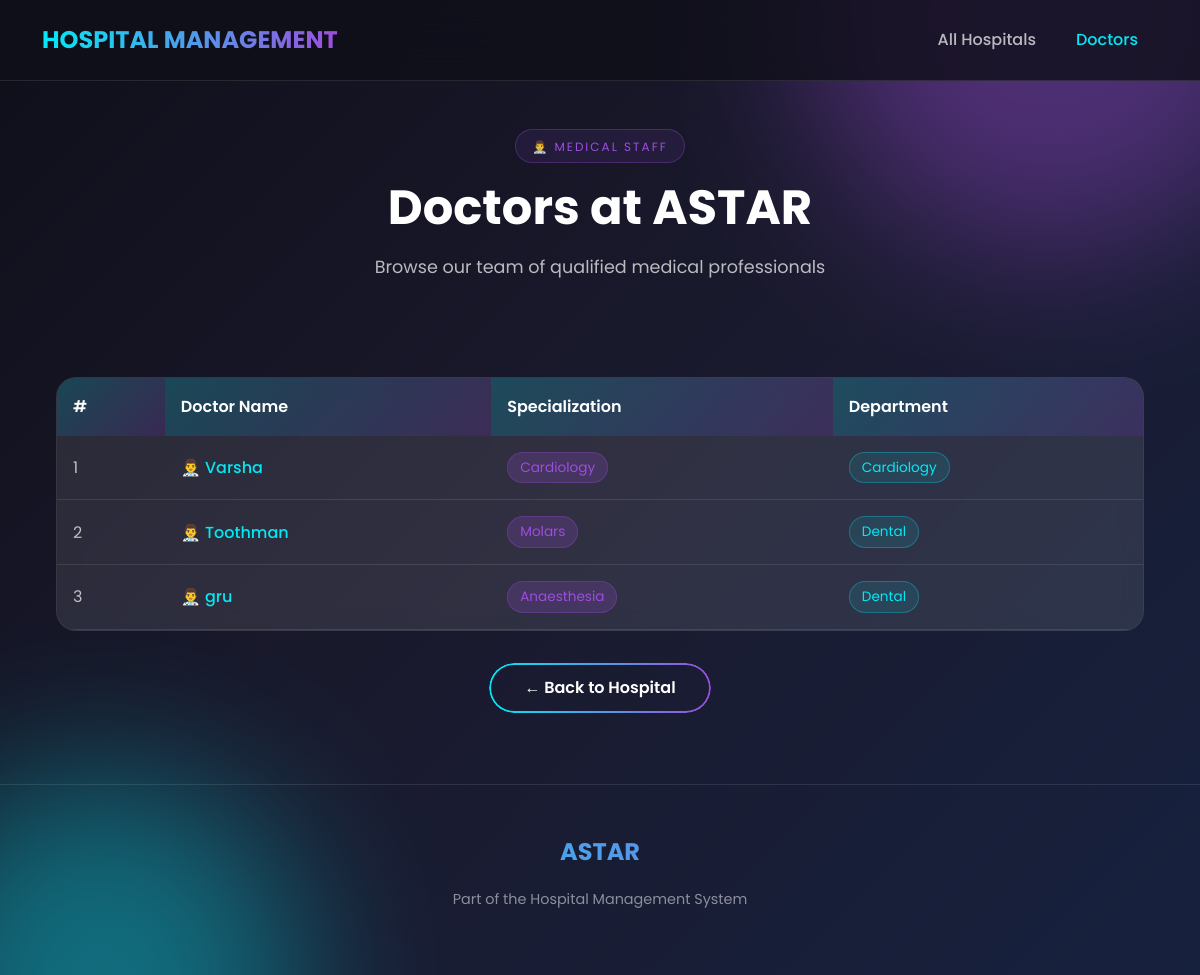
Screenshot of /hospital/1/doctors/ with the database file from the repository.
### hospital/models.py (models this page shows, shortened)
class Hospital(models.Model):
    hname= models.CharField(max_length=100)
    image = models.CharField(max_length=255,null=True, blank=True)
    hcity = models.CharField(max_length=50)

class Doctor(models.Model):
    dname = models.CharField(max_length=50)
    dspecialization = models.CharField(max_length=50)
    Department = models.ForeignKey(Department, on_delete=models.CASCADE)

class Department(models.Model):
    dname = models.CharField(max_length=50)
    d_loc= models.CharField(max_length=50)
    hospital = models.ForeignKey(Hospital, on_delete=models.CASCADE)

### hospital/views.py (the view)
# urls.py: path('hospital/<int:hospital_id>/doctors/', views.doctor_list_view, name='doctor_list'),
def doctor_list_view(request, hospital_id):
    hospital = get_object_or_404(Hospital, id=hospital_id)
    doctors = Doctor.objects.filter(Department__hospital=hospital)
    context={
        'hospital': hospital,
        'doctors': doctors
    }
    return render(request, 'doctor_list.html', context)

### hospital/templates/doctor_list.html (shortened to what this page needs)
{% load static %}
<!DOCTYPE html>
<html lang="en">
<head>
    <link href="https://cdn.jsdelivr.net/npm/bootstrap@5.3.7/dist/css/bootstrap.min.css" rel="stylesheet">
    <link rel="stylesheet" href="{% static 'css/styles.css' %}">
</head>
<body>
    <div class="animated-bg"></div>
    <nav class="navbar navbar-expand-lg navbar-modern">
        <div class="container">
            <a class="navbar-brand" href="{% url 'hospital:landing' %}">HOSPITAL MANAGEMENT</a>
            <div class="collapse navbar-collapse" id="navbarNav">
                <ul class="navbar-nav ms-auto">
                    <li class="nav-item">
                        <a class="nav-link" href="{% url 'hospital:hospitals' %}">All Hospitals</a>
                    </li>
                    <li class="nav-item">
                        <a class="nav-link active">Doctors</a>
                    </li>
                </ul>
            </div>
        </div>
    </nav>
    <section class="features-section" style="padding: 3rem 2rem 2rem;">
        <div class="section-header">
            <span class="section-tag">👨‍⚕️ Medical Staff</span>
            <h2 class="section-title">Doctors at {{ hospital.hname }}</h2>
            <p class="section-subtitle">Browse our team of qualified medical professionals</p>
        </div>
    </section>
    <section style="padding: 0 2rem 4rem;">
        <div class="container-custom">
            {% if doctors %}
            <div class="glass-card" style="padding: 0; overflow: hidden;">
                <table class="modern-table">
                    <thead>
                        <tr>
                            <th>#</th>
                            <th>Doctor Name</th>
                            <th>Specialization</th>
                            <th>Department</th>
                        </tr>
                    </thead>
                    <tbody>
                        {% for doctor in doctors %}
                        <tr>
                            <td>{{ forloop.counter }}</td>
                            <td>
                                <a href="{% url 'hospital:doctor_profile' doctor.id %}" class="doctor-link">
                                    👨‍⚕️ {{ doctor.dname }}
                                </a>
                            </td>
                            <td><span class="specialization-badge">{{ doctor.dspecialization }}</span></td>
                            <td><span class="department-badge">{{ doctor.Department.dname }}</span></td>
                        </tr>
                        {% endfor %}
                    </tbody>
                </table>
            </div>
            {% endif %}
            <div style="text-align: center; margin-top: 2rem;">
                <a href="{% url 'hospital:hospital_detail' hospital.id %}" class="btn-animated">
                    <span>← Back to Hospital</span>
                </a>
            </div>
        </div>
    </section>
    <footer class="footer-modern">
        <div class="footer-brand">{{ hospital.hname }}</div>
        <p class="footer-text">Part of the Hospital Management System</p>
    </footer>
</body>
</html>

### hospital/static/css/styles.css (style rules this page uses)
:root { --primary-bg: #0f0f1a; --secondary-bg: #1a1a2e; --card-bg: rgba(255, 255, 255, 0.05); --accent-cyan: #03e9f4; --accent-purple: #9d4edd; --accent-pink: #f72585; --accent-orange: #ff6b35; --text-primary: #ffffff; --text-secondary: rgba(255, 255, 255, 0.7); --text-muted: rgba(255, 255, 255, 0.5); --border-color: rgba(255, 255, 255, 0.1); --gradient-1: linear-gradient(135deg, #667eea 0%, #764ba2 100%); --gradient-2: linear-gradient(135deg, #f093fb 0%, #f5576c 100%); --gradient-3: linear-gradient(135deg, #4facfe 0%, #00f2fe 100%); }
* { margin: 0; padding: 0; box-sizing: border-box; }
html { scroll-behavior: smooth; }
body { font-family: 'Poppins', sans-serif; background: var(--primary-bg); color: var(--text-primary); min-height: 100vh; overflow-x: hidden; line-height: 1.6; }
.animated-bg { position: fixed; top: 0; left: 0; width: 100%; height: 100%; z-index: -1; background: linear-gradient(135deg, #0f0f1a 0%, #1a1a2e 50%, #16213e 100%); overflow: hidden; }
.animated-bg::before, .animated-bg::after { content: ''; position: absolute; border-radius: 50%; filter: blur(80px); opacity: 0.4; animation: float 15s infinite ease-in-out; }
.animated-bg::before { width: 500px; height: 500px; background: var(--accent-purple); top: -250px; right: -100px; }
.animated-bg::after { width: 400px; height: 400px; background: var(--accent-cyan); bottom: -200px; left: -100px; animation-delay: -7s; }
.navbar-modern { background: rgba(15, 15, 26, 0.8) !important; backdrop-filter: blur(20px); -webkit-backdrop-filter: blur(20px); border-bottom: 1px solid var(--border-color); padding: 1rem 0; position: sticky; top: 0; z-index: 1000; }
.navbar-modern .navbar-brand { font-weight: 700; font-size: 1.5rem; background: linear-gradient(90deg, var(--accent-cyan), var(--accent-purple)); -webkit-background-clip: text; -webkit-text-fill-color: transparent; background-clip: text; }
.navbar-modern .nav-link { color: var(--text-secondary) !important; font-weight: 500; padding: 0.5rem 1rem !important; margin: 0 0.25rem; border-radius: 8px; transition: all 0.3s ease; }
.navbar-modern .nav-link.active { color: var(--accent-cyan) !important; }
.btn-animated { position: relative; padding: 12px 35px; font-size: 1rem; font-weight: 600; color: var(--text-primary); background: transparent; border: none; border-radius: 50px; cursor: pointer; overflow: hidden; text-decoration: none; display: inline-block; transition: all 0.3s ease; }
.btn-animated::before { content: ''; position: absolute; inset: 0; border-radius: 50px; padding: 2px; background: linear-gradient(90deg, var(--accent-cyan), var(--accent-purple), var(--accent-pink), var(--accent-cyan)); background-size: 300% 100%; -webkit-mask: linear-gradient(#fff 0 0) content-box, linear-gradient(#fff 0 0); mask: linear-gradient(#fff 0 0) content-box, linear-gradient(#fff 0 0); -webkit-mask-composite: xor; mask-composite: exclude; animation: borderMove 3s linear infinite; }
.btn-animated span { position: relative; z-index: 1; }
.glass-card { background: var(--card-bg); backdrop-filter: blur(10px); -webkit-backdrop-filter: blur(10px); border-radius: 20px; border: 1px solid var(--border-color); padding: 2rem; transition: all 0.4s ease; }
.features-section { padding: 6rem 2rem; position: relative; }
.section-header { text-align: center; max-width: 600px; margin: 0 auto 4rem; }
.section-tag { display: inline-block; padding: 0.4rem 1rem; background: rgba(157, 78, 221, 0.1); border: 1px solid rgba(157, 78, 221, 0.3); border-radius: 50px; font-size: 0.75rem; color: var(--accent-purple); text-transform: uppercase; letter-spacing: 2px; margin-bottom: 1rem; }
.section-title { font-size: clamp(2rem, 4vw, 3rem); font-weight: 700; margin-bottom: 1rem; }
.section-subtitle { color: var(--text-secondary); font-size: 1.1rem; }
.footer-modern { padding: 3rem 2rem; border-top: 1px solid var(--border-color); text-align: center; }
.footer-brand { font-size: 1.5rem; font-weight: 700; background: linear-gradient(90deg, var(--accent-cyan), var(--accent-purple)); -webkit-background-clip: text; -webkit-text-fill-color: transparent; background-clip: text; margin-bottom: 1rem; }
.footer-text { color: var(--text-muted); font-size: 0.9rem; }
.container-custom { max-width: 1200px; margin: 0 auto; padding: 0 1.5rem; }

### rows the page displays
Hospital: hname "ASTAR"
Doctor: dname "Varsha", dspecialization "Cardiology", Department.dname "Cardiology"
Doctor: dname "Toothman", dspecialization "Molars", Department.dname "Dental"
Doctor: dname "gru", dspecialization "Anaesthesia", Department.dname "Dental"
